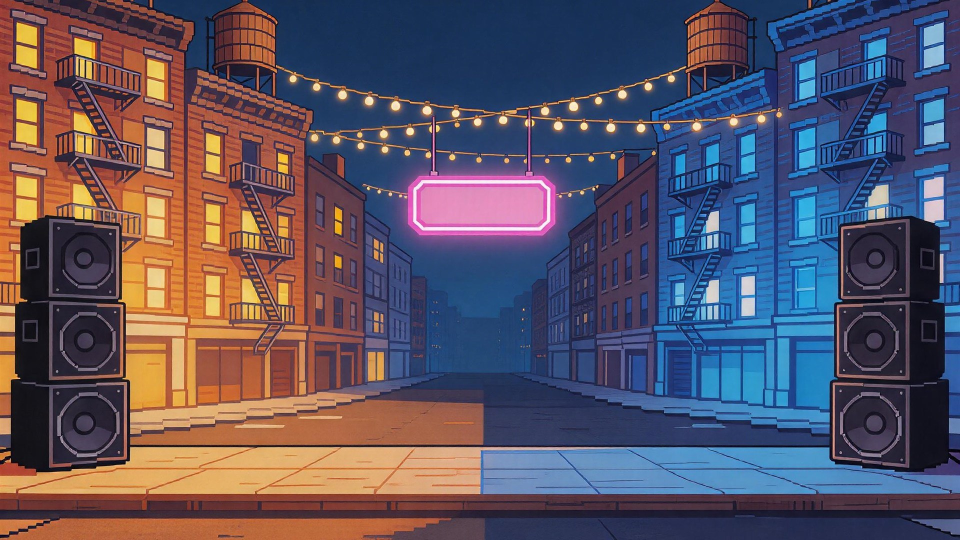
#> input picture art/stage.jpg, 1920 x 1080 px (shown at 1/2 size)
$ python make-depth.py art/stage.jpg art/depth.png art/depth.png
#> lines starting #> are read from the running program, lines starting #| are printed output that depends on the picture
"""Turn a raw depth take of a stage (Gemini, prompt in stages.js's notes) into the depth.png the glow pass reads.
Usage: python make-depth.py <raw depth take> <stage.jpg> <out depth.png>
  Harlem: python make-depth.py ../originals/gemini/depth_harlem_a.png art/stage.jpg art/depth.png
The take is first lined up with stage.jpg (it's drawn freehand, so it can sit a pixel or two off or be a hair bigger): the
outlines of both are matched over small stretches and shifts.
Encoding: 128 = the fighters' floor line (y 468, d = 1), 0 = the farthest thing (stages.js depth.far), 255 = the nearest (depth.near).
The map is cleaned (window and brick lines, string-light bulbs and speaker cones out), near things are grown a few pixels so the
stretch at their edges lands in the background behind them, then softened so the picture bends instead of tearing.
"""
import sys
import numpy as np
from PIL import Image, ImageFilter

W, H, GROUND = 960, 540, 468
src, stage_path, out = sys.argv[1], sys.argv[2], sys.argv[3]


def place(a, sx, sy, dx, dy):
    """a stretched by sx, sy about the center and moved by dx, dy (edge pixels repeat where it runs short)"""
    xs = np.clip(np.round((np.arange(W) - W / 2 - dx) / sx + W / 2), 0, W - 1).astype(int)
    ys = np.clip(np.round((np.arange(H) - H / 2 - dy) / sy + H / 2), 0, H - 1).astype(int)
    return a[np.ix_(ys, xs)]


def edges(a):
    e = np.zeros_like(a)
    e[:-1, :-1] = np.abs(np.diff(a, axis=1))[:-1] + np.abs(np.diff(a, axis=0))[:, :-1]
    e[:24], e[-24:], e[:, :24], e[:, -24:] = 0, 0, 0, 0  # the frame's own border tells nothing
    return (e - e.mean()) / (e.std() + 1e-6)


raw = np.asarray(Image.open(src).convert('L').resize((W, H), Image.LANCZOS), dtype=np.float32)
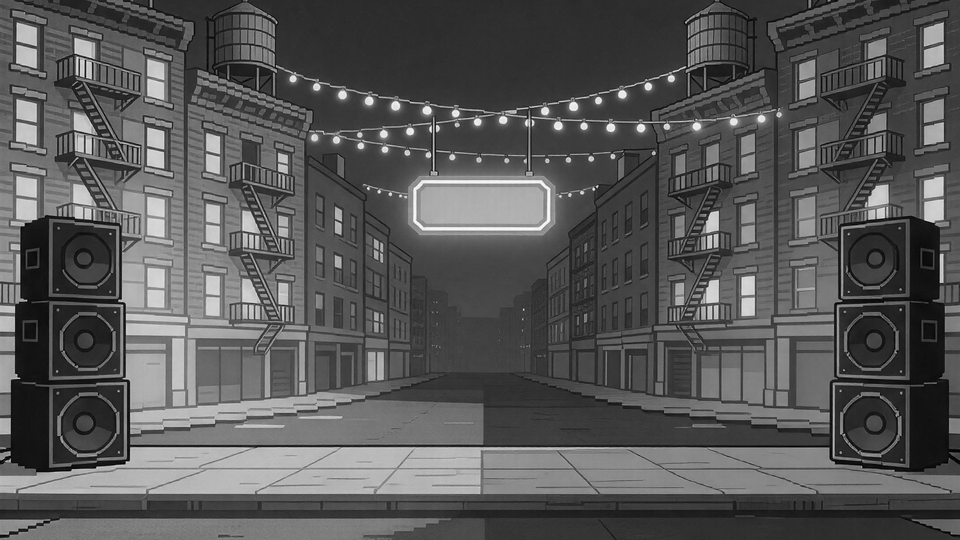
#> raw: shape (540, 960) float32; min 0, max 254, mean 87.1
art = np.asarray(Image.open(stage_path).convert('L').resize((W, H), Image.LANCZOS), dtype=np.float32)
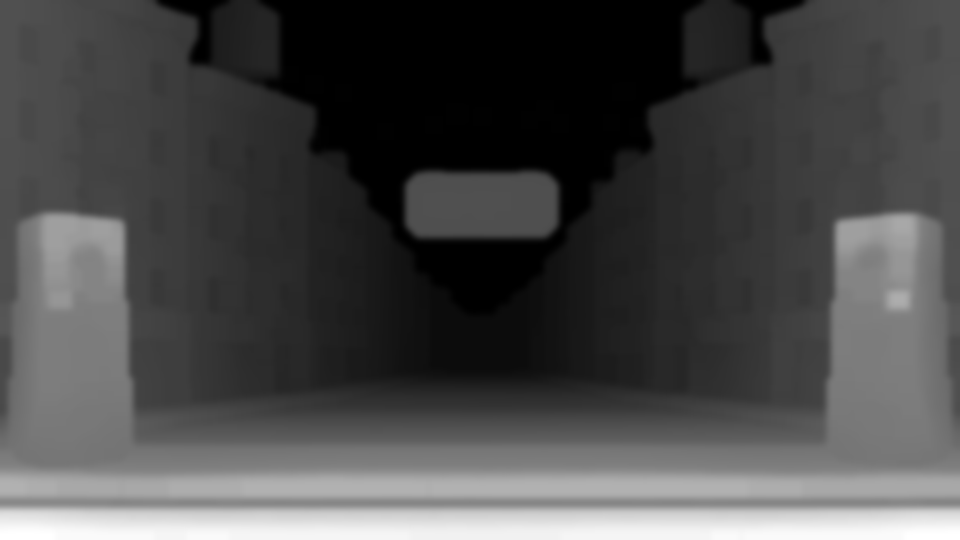
#> input picture art/depth.png, 960 x 540 px
fa = np.fft.rfft2(edges(art))
#> in edges, `e[:24], e[-24:], e[:, :24], e[:, -24:] = 0, 0, 0, 0  # the frame's own..`:
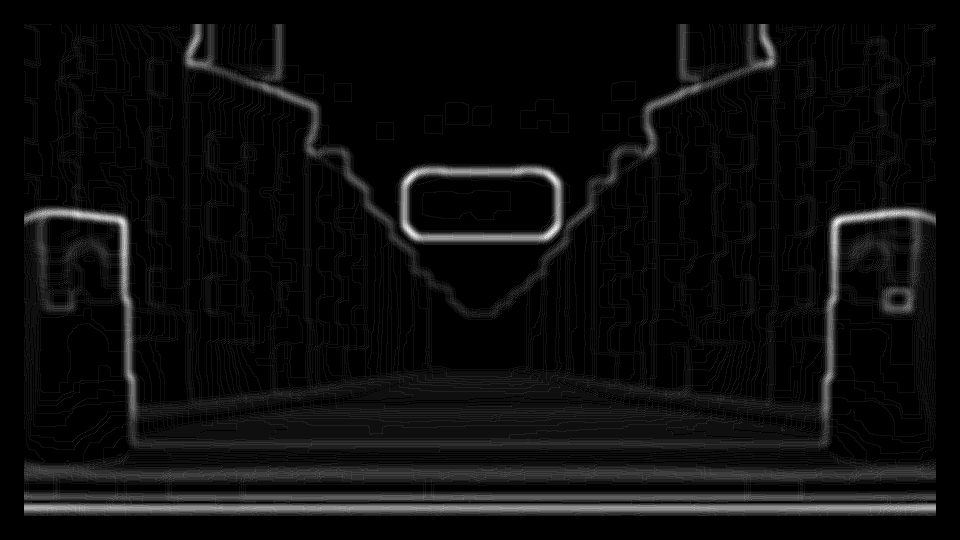
#> e: shape (540, 960) float32; min 0, max 16, mean 0.814; drawn with min black and max white
best = None
STRETCH = [round(0.98 + 0.005 * i, 3) for i in range(9)]  # 0.98 … 1.02
for sx in STRETCH:
    for sy in STRETCH:
        c = np.fft.irfft2(fa * np.conj(np.fft.rfft2(edges(place(raw, sx, sy, 0, 0)))), s=(H, W))
        c = np.roll(np.roll(c, 16, 0), 16, 1)[:33, :33]  # shifts of -16 … 16
        dy, dx = np.unravel_index(np.argmax(c), c.shape)
        if best is None or c[dy, dx] > best[0]: best = (c[dy, dx], sx, sy, dx - 16, dy - 16)
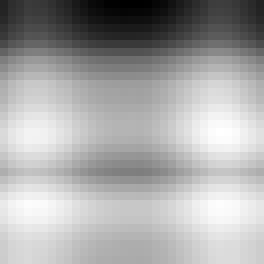
#> c: shape (33, 33) float64 (shown 8 times larger); min -30461.4, max 27245.7, mean 7422.4; drawn with min black and max white
#> after the loop, best = (37475.2, 0.98, 0.995, 0, 14)
_, sx, sy, dx, dy = best
#> sx = 0.98; sy = 0.995; dx = 0; dy = 14
v0 = place(raw, sx, sy, dx, dy)

im = Image.fromarray(v0.astype(np.uint8)).filter(ImageFilter.MedianFilter(7))
im = im.filter(ImageFilter.MinFilter(11)).filter(ImageFilter.MaxFilter(11))  # small specks out (string-light bulbs)
im = im.filter(ImageFilter.MaxFilter(9)).filter(ImageFilter.MinFilter(9))    # small holes filled (speaker cones)
im = im.filter(ImageFilter.MaxFilter(7))                                      # near things grown a little
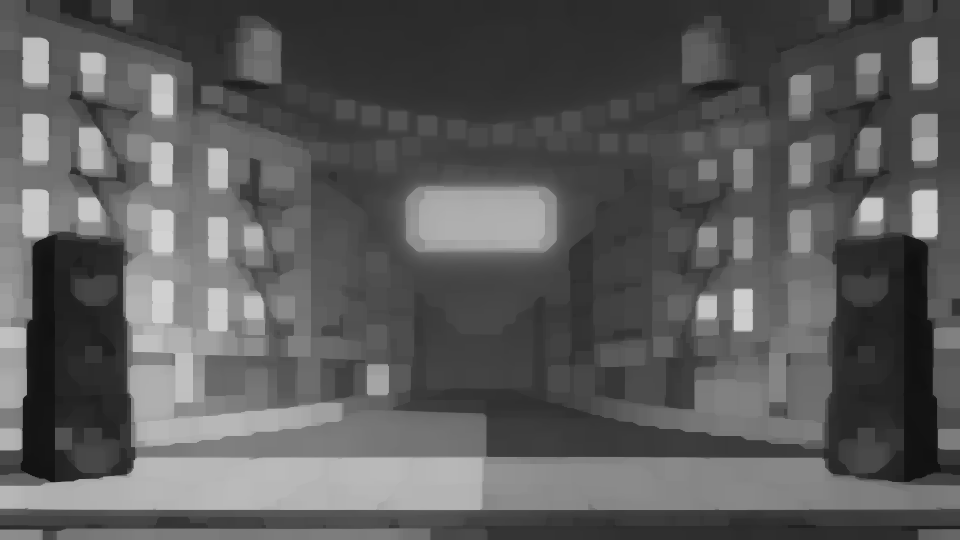
#> im: PIL image 960x540 L; min 15, max 210, mean 91
v = np.asarray(im, dtype=np.float32)

vg = float(np.median(v[GROUND, 150:810]))   # the floor under the fighters
#> vg = 180
vf = float(np.percentile(v, 1))              # sky / the far end
#> vf = 19
vn = float(np.percentile(v[GROUND:], 99.5))  # the bottom edge of the floor
#> vn = 186
enc = np.where(v < vg, 128 * np.clip((v - vf) / max(vg - vf, 1), 0, 1), 128 + 127 * np.clip((v - vg) / max(vn - vg, 1), 0, 1))
enc[GROUND:] = np.maximum(enc[GROUND:], 128)  # nothing below the floor line is behind the fighters
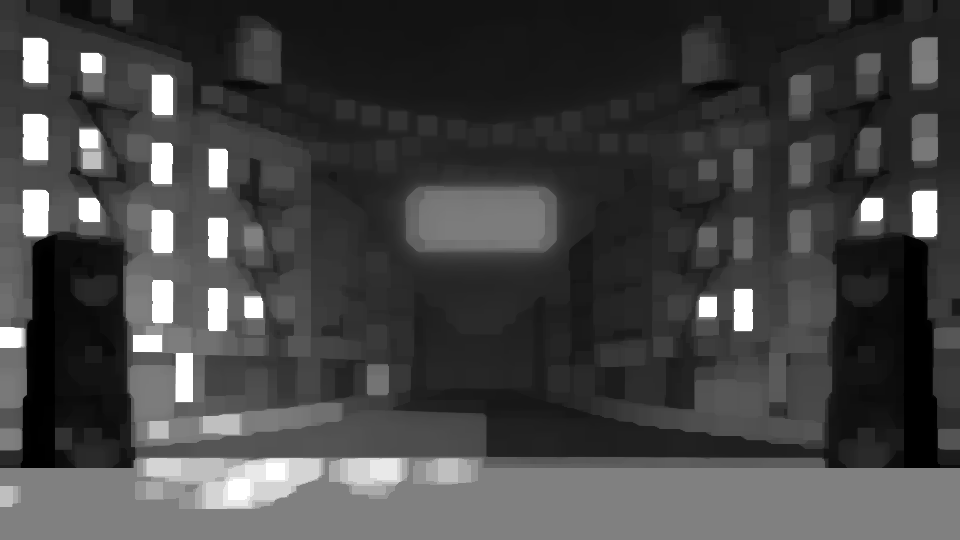
#> enc: shape (540, 960) float32; min 0, max 255, mean 69.1
e = Image.fromarray(np.clip(enc, 0, 255).astype(np.uint8)).filter(ImageFilter.GaussianBlur(3))
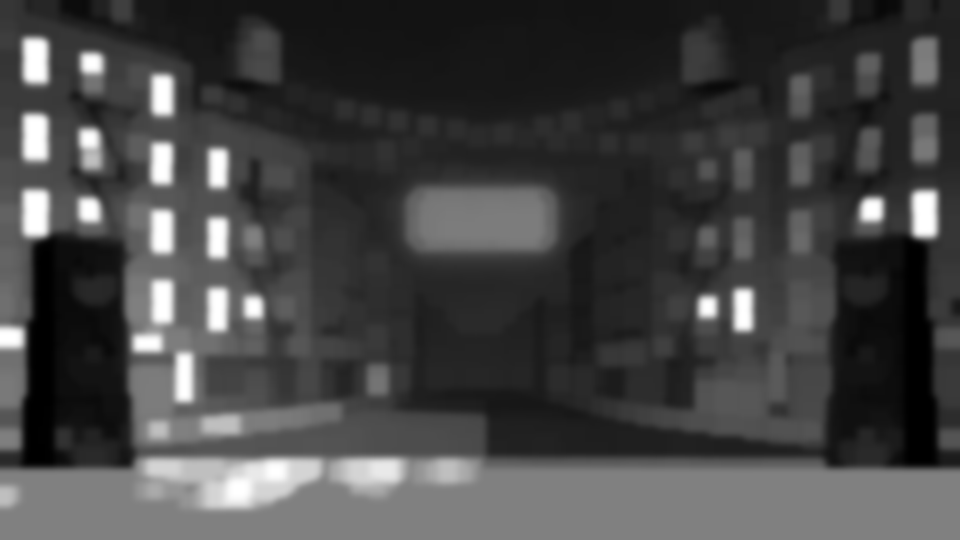
#> e: PIL image 960x540 L; min 0, max 255, mean 68.7
e.save(out, optimize=True)
print(f'lined up: stretch {sx:.3f} x {sy:.3f}, moved {dx:+d}, {dy:+d}; floor {vg:.0f}, far {vf:.0f}, near {vn:.0f} -> {out}')
#| lined up: stretch 0.980 x 0.995, moved +0, +14; floor 180, far 19, near 186 -> art/depth.png
